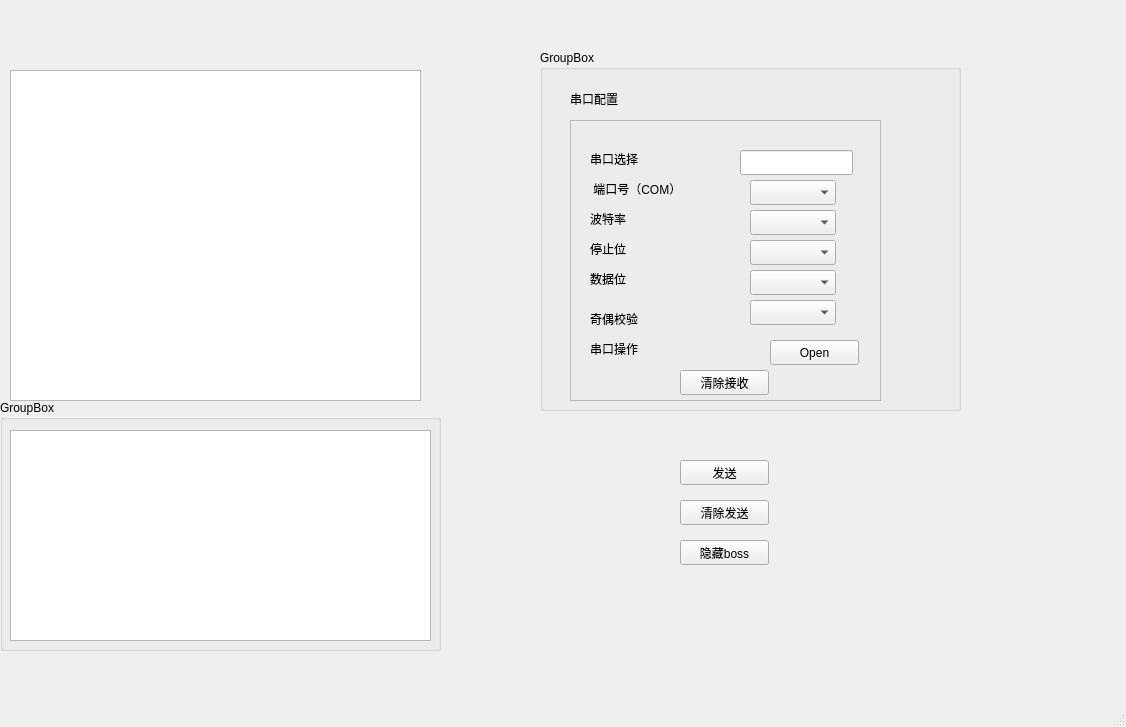
<?xml version="1.0" encoding="UTF-8"?>
<ui version="4.0">
 <class>MainWindow</class>
 <widget class="QMainWindow" name="MainWindow">
  <property name="geometry">
   <rect>
    <x>0</x>
    <y>0</y>
    <width>1126</width>
    <height>727</height>
   </rect>
  </property>
  <property name="windowTitle">
   <string>MainWindow</string>
  </property>
  <widget class="QWidget" name="centralwidget">
   <widget class="QGroupBox" name="groupBox">
    <property name="geometry">
     <rect>
      <x>0</x>
      <y>400</y>
      <width>441</width>
      <height>251</height>
     </rect>
    </property>
    <property name="title">
     <string>GroupBox</string>
    </property>
    <widget class="QTextEdit" name="SendSerialtextEdit">
     <property name="geometry">
      <rect>
       <x>10</x>
       <y>30</y>
       <width>421</width>
       <height>211</height>
      </rect>
     </property>
    </widget>
   </widget>
   <widget class="QGroupBox" name="groupBox_2">
    <property name="geometry">
     <rect>
      <x>540</x>
      <y>50</y>
      <width>421</width>
      <height>361</height>
     </rect>
    </property>
    <property name="title">
     <string>GroupBox</string>
    </property>
    <widget class="QLabel" name="label">
     <property name="geometry">
      <rect>
       <x>30</x>
       <y>40</y>
       <width>67</width>
       <height>17</height>
      </rect>
     </property>
     <property name="text">
      <string>串口配置</string>
     </property>
    </widget>
    <widget class="QFrame" name="frame">
     <property name="geometry">
      <rect>
       <x>30</x>
       <y>70</y>
       <width>311</width>
       <height>281</height>
      </rect>
     </property>
     <property name="frameShape">
      <enum>QFrame::StyledPanel</enum>
     </property>
     <property name="frameShadow">
      <enum>QFrame::Raised</enum>
     </property>
     <widget class="QLabel" name="label_2">
      <property name="geometry">
       <rect>
        <x>20</x>
        <y>60</y>
        <width>121</width>
        <height>17</height>
       </rect>
      </property>
      <property name="text">
       <string> 端口号（COM）</string>
      </property>
     </widget>
     <widget class="QLabel" name="label_3">
      <property name="geometry">
       <rect>
        <x>20</x>
        <y>90</y>
        <width>67</width>
        <height>17</height>
       </rect>
      </property>
      <property name="text">
       <string>波特率</string>
      </property>
     </widget>
     <widget class="QLabel" name="label_4">
      <property name="geometry">
       <rect>
        <x>20</x>
        <y>120</y>
        <width>67</width>
        <height>17</height>
       </rect>
      </property>
      <property name="text">
       <string>停止位</string>
      </property>
     </widget>
     <widget class="QLabel" name="label_5">
      <property name="geometry">
       <rect>
        <x>20</x>
        <y>150</y>
        <width>67</width>
        <height>17</height>
       </rect>
      </property>
      <property name="text">
       <string>数据位</string>
      </property>
     </widget>
     <widget class="QLabel" name="label_6">
      <property name="geometry">
       <rect>
        <x>20</x>
        <y>190</y>
        <width>67</width>
        <height>17</height>
       </rect>
      </property>
      <property name="text">
       <string>奇偶校验</string>
      </property>
     </widget>
     <widget class="QLabel" name="label_7">
      <property name="geometry">
       <rect>
        <x>20</x>
        <y>220</y>
        <width>67</width>
        <height>17</height>
       </rect>
      </property>
      <property name="text">
       <string>串口操作</string>
      </property>
     </widget>
     <widget class="QPushButton" name="PBOpen">
      <property name="geometry">
       <rect>
        <x>200</x>
        <y>220</y>
        <width>89</width>
        <height>25</height>
       </rect>
      </property>
      <property name="text">
       <string>Open</string>
      </property>
     </widget>
     <widget class="QPushButton" name="clearPB">
      <property name="geometry">
       <rect>
        <x>110</x>
        <y>250</y>
        <width>89</width>
        <height>25</height>
       </rect>
      </property>
      <property name="text">
       <string>清除接收</string>
      </property>
     </widget>
     <widget class="QComboBox" name="ComcomboBox">
      <property name="geometry">
       <rect>
        <x>180</x>
        <y>60</y>
        <width>86</width>
        <height>25</height>
       </rect>
      </property>
     </widget>
     <widget class="QComboBox" name="BaudcomboBox">
      <property name="geometry">
       <rect>
        <x>180</x>
        <y>90</y>
        <width>86</width>
        <height>25</height>
       </rect>
      </property>
     </widget>
     <widget class="QComboBox" name="Stop_comBox">
      <property name="geometry">
       <rect>
        <x>180</x>
        <y>120</y>
        <width>86</width>
        <height>25</height>
       </rect>
      </property>
     </widget>
     <widget class="QComboBox" name="Data_comboBox">
      <property name="geometry">
       <rect>
        <x>180</x>
        <y>150</y>
        <width>86</width>
        <height>25</height>
       </rect>
      </property>
     </widget>
     <widget class="QComboBox" name="Parity_comboBox">
      <property name="geometry">
       <rect>
        <x>180</x>
        <y>180</y>
        <width>86</width>
        <height>25</height>
       </rect>
      </property>
     </widget>
     <widget class="QLabel" name="label_8">
      <property name="geometry">
       <rect>
        <x>20</x>
        <y>30</y>
        <width>67</width>
        <height>17</height>
       </rect>
      </property>
      <property name="text">
       <string>串口选择</string>
      </property>
     </widget>
     <widget class="QLineEdit" name="SeriallineEdit">
      <property name="geometry">
       <rect>
        <x>170</x>
        <y>30</y>
        <width>113</width>
        <height>25</height>
       </rect>
      </property>
     </widget>
    </widget>
   </widget>
   <widget class="QPushButton" name="SendPB">
    <property name="geometry">
     <rect>
      <x>680</x>
      <y>460</y>
      <width>89</width>
      <height>25</height>
     </rect>
    </property>
    <property name="text">
     <string>发送</string>
    </property>
   </widget>
   <widget class="QPushButton" name="pushButton_4">
    <property name="geometry">
     <rect>
      <x>680</x>
      <y>500</y>
      <width>89</width>
      <height>25</height>
     </rect>
    </property>
    <property name="text">
     <string>清除发送</string>
    </property>
   </widget>
   <widget class="QPushButton" name="pushButton_5">
    <property name="geometry">
     <rect>
      <x>680</x>
      <y>540</y>
      <width>89</width>
      <height>25</height>
     </rect>
    </property>
    <property name="text">
     <string>隐藏boss</string>
    </property>
   </widget>
   <widget class="QTextEdit" name="Rec_text_Edit">
    <property name="geometry">
     <rect>
      <x>10</x>
      <y>70</y>
      <width>411</width>
      <height>331</height>
     </rect>
    </property>
   </widget>
  </widget>
  <widget class="QMenuBar" name="menubar">
   <property name="geometry">
    <rect>
     <x>0</x>
     <y>0</y>
     <width>1126</width>
     <height>28</height>
    </rect>
   </property>
  </widget>
  <widget class="QStatusBar" name="statusbar"/>
 </widget>
 <resources/>
 <connections/>
</ui>
